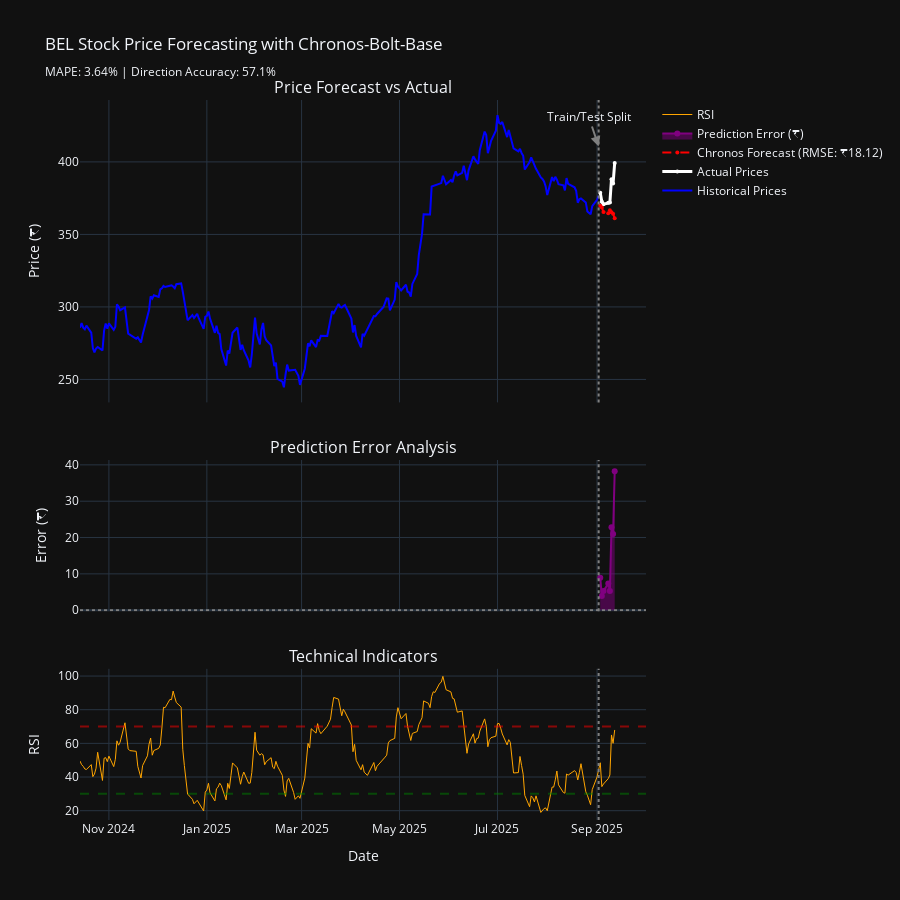

Notebook code cell kept with this figure:
### Code cell
# ============================================================================
# 7. FIXED COMPREHENSIVE VISUALIZATION
# ============================================================================

def create_comprehensive_forecast_visualization(ts_data, eval_results, split_date):
    """Create detailed interactive visualization - FIXED VERSION"""
    
    if eval_results is None:
        print("❌ No evaluation results available for visualization")
        return None
    
    # Convert split_date to Python datetime to fix Plotly compatibility
    if hasattr(split_date, 'to_pydatetime'):
        split_date_fixed = split_date.to_pydatetime()
    else:
        split_date_fixed = split_date
    
    # Prepare data for plotting
    if hasattr(ts_data, 'reset_index'):
        full_data = ts_data.reset_index()
    else:
        full_data = ts_data.copy()
    
    train_data_plot = full_data[full_data['timestamp'] <= split_date]
    test_data_plot = full_data[full_data['timestamp'] > split_date]
    
    # Create subplots
    fig = make_subplots(
        rows=3, cols=1,
        shared_xaxes=True,
        vertical_spacing=0.08,
        subplot_titles=(
            'Price Forecast vs Actual', 
            'Prediction Error Analysis',
            'Technical Indicators'
        ),
        row_heights=[0.5, 0.25, 0.25]
    )
    
    # 1. Main price chart
    # Historical prices
    fig.add_trace(
        go.Scatter(
            x=train_data_plot['timestamp'],
            y=train_data_plot['target'],
            name='Historical Prices',
            line=dict(color='blue', width=2),
            mode='lines'
        ),
        row=1, col=1
    )
    
    # Actual test prices
    fig.add_trace(
        go.Scatter(
            x=eval_results['test_dates'],
            y=eval_results['actual_values'],
            name='Actual Prices',
            line=dict(color='white', width=3),
            mode='lines+markers',
            marker=dict(size=4)
        ),
        row=1, col=1
    )
    
    # Predicted prices
    fig.add_trace(
        go.Scatter(
            x=eval_results['test_dates'],
            y=eval_results['predicted_values'],
            name=f'Chronos Forecast (RMSE: ₹{eval_results["rmse"]:.2f})',
            line=dict(color='red', width=2, dash='dash'),
            mode='lines+markers',
            marker=dict(size=4)
        ),
        row=1, col=1
    )
    
    # 2. Error analysis
    errors = eval_results['actual_values'] - eval_results['predicted_values']
    fig.add_trace(
        go.Scatter(
            x=eval_results['test_dates'],
            y=errors,
            name='Prediction Error (₹)',
            line=dict(color='purple', width=2),
            mode='lines+markers',
            fill='tonexty'
        ),
        row=2, col=1
    )
    
    # Add zero line for errors
    fig.add_hline(y=0, line_dash="dot", line_color="gray", row=2, col=1)
    
    # 3. Technical indicators (RSI as example)
    if 'RSI' in full_data.columns:
        rsi_data = full_data['RSI'].dropna()
        rsi_dates = full_data.loc[rsi_data.index, 'timestamp']
        
        fig.add_trace(
            go.Scatter(
                x=rsi_dates,
                y=rsi_data,
                name='RSI',
                line=dict(color='orange', width=1),
                mode='lines'
            ),
            row=3, col=1
        )
        
        # RSI reference lines
        fig.add_hline(y=70, line_dash="dash", line_color="red", opacity=0.5, row=3, col=1)
        fig.add_hline(y=30, line_dash="dash", line_color="green", opacity=0.5, row=3, col=1)
    
    # FIXED: Add split line with datetime conversion
    fig.add_vline(
        x=split_date_fixed,  # Use the fixed datetime
        line_dash="dot",
        line_color="gray"
    )
    
    # Add annotation separately to avoid the timestamp addition issue
    fig.add_annotation(
        x=split_date_fixed,
        y=max(train_data_plot['target']) * 0.95,
        text="Train/Test Split",
        showarrow=True,
        arrowhead=2,
        arrowsize=1,
        arrowwidth=2,
        arrowcolor="gray"
    )
    
    # Update layout
    fig.update_layout(
        title='BEL Stock Price Forecasting with Chronos-Bolt-Base<br>' +
              f'<sub>MAPE: {eval_results["mape"]:.2f}% | Direction Accuracy: {eval_results["direction_accuracy"]:.1f}%</sub>',
        height=900,
        template='plotly_dark',
        hovermode='x unified',
        showlegend=True
    )
    
    # Update axes
    fig.update_yaxes(title_text="Price (₹)", row=1, col=1)
    fig.update_yaxes(title_text="Error (₹)", row=2, col=1)
    fig.update_yaxes(title_text="RSI", row=3, col=1)
    fig.update_xaxes(title_text="Date", row=3, col=1)
    
    return fig

# Create comprehensive visualization with fixed function
forecast_fig = create_comprehensive_forecast_visualization(ts_data, eval_results, split_date)

if forecast_fig:
    forecast_fig.show()
    
    # Save the chart
    forecast_fig.write_html("bel_chronos_forecast_with_indicators.html")
    print("💾 Forecast visualization saved as 'bel_chronos_forecast_with_indicators.html'")
else:
    print("⚠️ Visualization could not be created")

### Figure 1 — Plotly figure (JSON) as saved in the notebook; plotly's stock layout.template omitted (floating-point values rounded to 4 significant figures; data arrays with more than 128 entries replaced by an {"elided": "..."} marker saying what was removed)
{"data": [{"line": {"color": "blue", "width": 2}, "mode": "lines", "name": "Historical Prices", "type": "scatter", "x": {"elided": "221 str values"}, "xaxis": "x", "y": {"elided": "221 float values"}, "yaxis": "y"}, {"line": {"color": "white", "width": 3}, "marker": {"size": 4}, "mode": "lines+markers", "name": "Actual Prices", "type": "scatter", "x": ["2025-09-03T00:00:00", "2025-09-04T00:00:00", "2025-09-05T00:00:00", "2025-09-08T00:00:00", "2025-09-09T00:00:00", "2025-09-10T00:00:00", "2025-09-11T00:00:00", "2025-09-12T00:00:00"], "xaxis": "x", "y": [378.7, 372.5, 370.8, 371.9, 371.9, 388.1, 385.1, 399.3], "yaxis": "y"}, {"line": {"color": "red", "dash": "dash", "width": 2}, "marker": {"size": 4}, "mode": "lines+markers", "name": "Chronos Forecast (RMSE: ₹18.12)", "type": "scatter", "x": ["2025-09-03T00:00:00", "2025-09-04T00:00:00", "2025-09-05T00:00:00", "2025-09-08T00:00:00", "2025-09-09T00:00:00", "2025-09-10T00:00:00", "2025-09-11T00:00:00", "2025-09-12T00:00:00"], "xaxis": "x", "y": [369.8, 368.6, 365.5, 364.5, 366.6, 365.2, 364.2, 361.1], "yaxis": "y"}, {"fill": "tonexty", "line": {"color": "purple", "width": 2}, "mode": "lines+markers", "name": "Prediction Error (₹)", "type": "scatter", "x": ["2025-09-03T00:00:00", "2025-09-04T00:00:00", "2025-09-05T00:00:00", "2025-09-08T00:00:00", "2025-09-09T00:00:00", "2025-09-10T00:00:00", "2025-09-11T00:00:00", "2025-09-12T00:00:00"], "xaxis": "x2", "y": [8.905, 3.887, 5.274, 7.369, 5.312, 22.83, 20.96, 38.23], "yaxis": "y2"}, {"line": {"color": "orange", "width": 1}, "mode": "lines", "name": "RSI", "type": "scatter", "x": {"elided": "229 str values"}, "xaxis": "x3", "y": {"elided": "229 float values"}, "yaxis": "y3"}], "layout": {"annotations": [{"font": {"size": 16}, "showarrow": false, "text": "Price Forecast vs Actual", "x": 0.5, "xanchor": "center", "xref": "paper", "y": 1, "yanchor": "bottom", "yref": "paper"}, {"font": {"size": 16}, "showarrow": false, "text": "Prediction Error Analysis", "x": 0.5, "xanchor": "center", "xref": "paper", "y": 0.5, "yanchor": "bottom", "yref": "paper"}, {"font": {"size": 16}, "showarrow": false, "text": "Technical Indicators", "x": 0.5, "xanchor": "center", "xref": "paper", "y": 0.21, "yanchor": "bottom", "yref": "paper"}, {"arrowcolor": "gray", "arrowhead": 2, "arrowsize": 1, "arrowwidth": 2, "showarrow": true, "text": "Train/Test Split", "x": "2025-09-02T00:00:00", "y": 410.6}], "height": 900, "hovermode": "x unified", "shapes": [{"line": {"color": "gray", "dash": "dot"}, "type": "line", "x0": 0, "x1": 1, "xref": "x2 domain", "y0": 0, "y1": 0, "yref": "y2"}, {"line": {"color": "red", "dash": "dash"}, "opacity": 0.5, "type": "line", "x0": 0, "x1": 1, "xref": "x3 domain", "y0": 70, "y1": 70, "yref": "y3"}, {"line": {"color": "green", "dash": "dash"}, "opacity": 0.5, "type": "line", "x0": 0, "x1": 1, "xref": "x3 domain", "y0": 30, "y1": 30, "yref": "y3"}, {"line": {"color": "gray", "dash": "dot"}, "type": "line", "x0": "2025-09-02T00:00:00", "x1": "2025-09-02T00:00:00", "xref": "x", "y0": 0, "y1": 1, "yref": "y domain"}, {"line": {"color": "gray", "dash": "dot"}, "type": "line", "x0": "2025-09-02T00:00:00", "x1": "2025-09-02T00:00:00", "xref": "x2", "y0": 0, "y1": 1, "yref": "y2 domain"}, {"line": {"color": "gray", "dash": "dot"}, "type": "line", "x0": "2025-09-02T00:00:00", "x1": "2025-09-02T00:00:00", "xref": "x3", "y0": 0, "y1": 1, "yref": "y3 domain"}], "showlegend": true, "title": {"text": "BEL Stock Price Forecasting with Chronos-Bolt-Base<br><sub>MAPE: 3.64% | Direction Accuracy: 57.1%</sub>"}, "xaxis": {"anchor": "y", "domain": [0, 1], "matches": "x3", "showticklabels": false}, "xaxis2": {"anchor": "y2", "domain": [0, 1], "matches": "x3", "showticklabels": false}, "xaxis3": {"anchor": "y3", "domain": [0, 1], "title": {"text": "Date"}}, "yaxis": {"anchor": "x", "domain": [0.58, 1], "title": {"text": "Price (₹)"}}, "yaxis2": {"anchor": "x2", "domain": [0.29, 0.5], "title": {"text": "Error (₹)"}}, "yaxis3": {"anchor": "x3", "domain": [0, 0.21], "title": {"text": "RSI"}}}}
